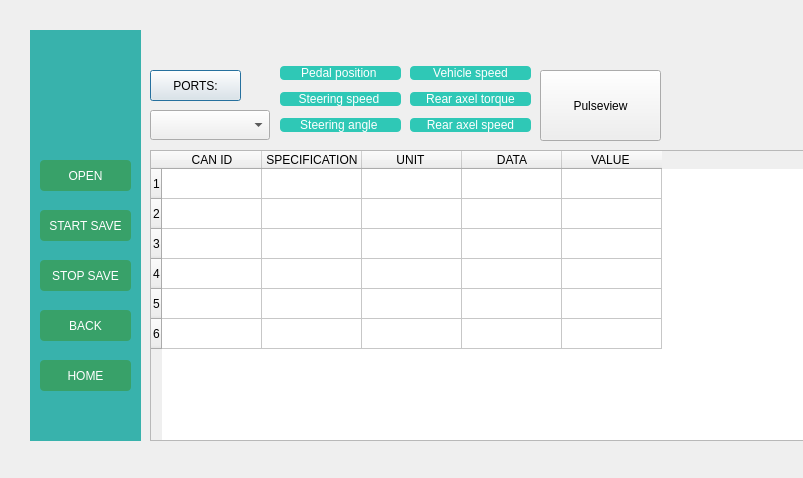
<?xml version="1.0" encoding="UTF-8"?>
<ui version="4.0">
 <class>Tesla_decode</class>
 <widget class="QDialog" name="Tesla_decode">
  <property name="geometry">
   <rect>
    <x>0</x>
    <y>0</y>
    <width>803</width>
    <height>478</height>
   </rect>
  </property>
  <property name="windowTitle">
   <string>Dialog</string>
  </property>
  <widget class="QComboBox" name="cmbPorts">
   <property name="geometry">
    <rect>
     <x>150</x>
     <y>110</y>
     <width>120</width>
     <height>30</height>
    </rect>
   </property>
  </widget>
  <widget class="QTableWidget" name="tableWidgetDecode">
   <property name="geometry">
    <rect>
     <x>150</x>
     <y>150</y>
     <width>661</width>
     <height>291</height>
    </rect>
   </property>
   <row/>
   <row/>
   <row/>
   <row/>
   <row/>
   <row/>
   <column>
    <property name="text">
     <string>CAN ID</string>
    </property>
   </column>
   <column>
    <property name="text">
     <string>SPECIFICATION</string>
    </property>
   </column>
   <column>
    <property name="text">
     <string>UNIT </string>
    </property>
   </column>
   <column>
    <property name="text">
     <string>DATA</string>
    </property>
   </column>
   <column>
    <property name="text">
     <string>VALUE </string>
    </property>
   </column>
  </widget>
  <widget class="QPushButton" name="btnPortsInfo">
   <property name="geometry">
    <rect>
     <x>150</x>
     <y>70</y>
     <width>91</width>
     <height>31</height>
    </rect>
   </property>
   <property name="text">
    <string>PORTS:</string>
   </property>
  </widget>
  <widget class="QWidget" name="sidebar_2" native="true">
   <property name="geometry">
    <rect>
     <x>30</x>
     <y>30</y>
     <width>111</width>
     <height>411</height>
    </rect>
   </property>
   <property name="styleSheet">
    <string notr="true">background-color: #38B2AC;
</string>
   </property>
   <widget class="QPushButton" name="buttonHome_2">
    <property name="geometry">
     <rect>
      <x>10</x>
      <y>330</y>
      <width>91</width>
      <height>31</height>
     </rect>
    </property>
    <property name="styleSheet">
     <string notr="true">background-color: #38A169; color: white;
border-radius: 4px;</string>
    </property>
    <property name="text">
     <string>HOME</string>
    </property>
   </widget>
   <widget class="QPushButton" name="buttonReturn_2">
    <property name="geometry">
     <rect>
      <x>10</x>
      <y>280</y>
      <width>91</width>
      <height>31</height>
     </rect>
    </property>
    <property name="styleSheet">
     <string notr="true">background-color: #38A169; color: white;
border-radius: 4px;</string>
    </property>
    <property name="text">
     <string>BACK</string>
    </property>
   </widget>
   <widget class="QPushButton" name="buttonSaveStart">
    <property name="geometry">
     <rect>
      <x>10</x>
      <y>180</y>
      <width>91</width>
      <height>31</height>
     </rect>
    </property>
    <property name="styleSheet">
     <string notr="true">background-color: #38A169; color: white;
border-radius: 4px;</string>
    </property>
    <property name="text">
     <string>START SAVE</string>
    </property>
   </widget>
   <widget class="QLabel" name="labelMazda_2">
    <property name="geometry">
     <rect>
      <x>10</x>
      <y>30</y>
      <width>91</width>
      <height>101</height>
     </rect>
    </property>
    <property name="styleSheet">
     <string notr="true">image: url(:/Car_logos/tesla_logo_icon_169601.ico);</string>
    </property>
    <property name="text">
     <string/>
    </property>
   </widget>
   <widget class="QPushButton" name="buttonOpen_2">
    <property name="geometry">
     <rect>
      <x>10</x>
      <y>130</y>
      <width>91</width>
      <height>31</height>
     </rect>
    </property>
    <property name="styleSheet">
     <string notr="true">background-color: #38A169; color: white;
border-radius: 4px;</string>
    </property>
    <property name="text">
     <string>OPEN</string>
    </property>
   </widget>
   <widget class="QPushButton" name="buttonSaveStop">
    <property name="geometry">
     <rect>
      <x>10</x>
      <y>230</y>
      <width>91</width>
      <height>31</height>
     </rect>
    </property>
    <property name="styleSheet">
     <string notr="true">background-color: #38A169; color: white;
border-radius: 4px;</string>
    </property>
    <property name="text">
     <string>STOP SAVE</string>
    </property>
   </widget>
  </widget>
  <widget class="QWidget" name="layoutWidget">
   <property name="geometry">
    <rect>
     <x>280</x>
     <y>60</y>
     <width>121</width>
     <height>81</height>
    </rect>
   </property>
   <layout class="QVBoxLayout" name="verticalLayout">
    <item>
     <widget class="QPushButton" name="buttonVehicleSpeed">
      <property name="styleSheet">
       <string notr="true"> color: white;
background-color: rgb(47, 200, 182);
border-radius: 4px;</string>
      </property>
      <property name="text">
       <string>Pedal position </string>
      </property>
     </widget>
    </item>
    <item>
     <widget class="QPushButton" name="buttonEngineSpeed">
      <property name="styleSheet">
       <string notr="true"> color: white;
background-color: rgb(47, 200, 182);
border-radius: 4px;</string>
      </property>
      <property name="text">
       <string>Steering speed </string>
      </property>
     </widget>
    </item>
    <item>
     <widget class="QPushButton" name="buttonWspeedRL">
      <property name="styleSheet">
       <string notr="true"> color: white;
background-color: rgb(47, 200, 182);
border-radius: 4px;</string>
      </property>
      <property name="text">
       <string>Steering angle </string>
      </property>
     </widget>
    </item>
   </layout>
  </widget>
  <widget class="QWidget" name="layoutWidget">
   <property name="geometry">
    <rect>
     <x>410</x>
     <y>60</y>
     <width>121</width>
     <height>81</height>
    </rect>
   </property>
   <layout class="QVBoxLayout" name="verticalLayout_2">
    <item>
     <widget class="QPushButton" name="buttonWspeedFL">
      <property name="styleSheet">
       <string notr="true"> color: white;
background-color: rgb(47, 200, 182);
border-radius: 4px;</string>
      </property>
      <property name="text">
       <string>Vehicle speed</string>
      </property>
     </widget>
    </item>
    <item>
     <widget class="QPushButton" name="buttonWspeedFR">
      <property name="styleSheet">
       <string notr="true"> color: white;
background-color: rgb(47, 200, 182);
border-radius: 4px;</string>
      </property>
      <property name="text">
       <string>Rear axel torque</string>
      </property>
     </widget>
    </item>
    <item>
     <widget class="QPushButton" name="buttonWspeedRR">
      <property name="styleSheet">
       <string notr="true"> color: white;
background-color: rgb(47, 200, 182);
border-radius: 4px;</string>
      </property>
      <property name="text">
       <string>Rear axel speed</string>
      </property>
     </widget>
    </item>
   </layout>
  </widget>
  <widget class="QPushButton" name="pushButton">
   <property name="geometry">
    <rect>
     <x>540</x>
     <y>70</y>
     <width>121</width>
     <height>71</height>
    </rect>
   </property>
   <property name="text">
    <string>Pulseview</string>
   </property>
  </widget>
 </widget>
 <resources/>
 <connections/>
</ui>
